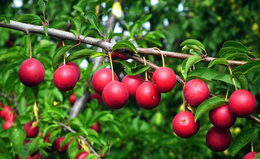
%> input picture Project 6/fruit on tree.tif, 260 x 159 px, shrunk from 1200 x 733 before the run
$ octave Project_6.m   (GNU Octave 9; MATLAB toolbox functions it lacks are replaced by stand-ins)
%> lines starting %> are read from the running program, lines starting %| are printed output that depends on the picture
image = imread('fruit on tree.tif');
%> image is the input picture: size 159x260x3 uint8; mean R, G, B 82.4, 92.5, 45.2

R = (image(:, :, 1));
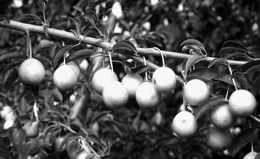
%> R: size 159x260 uint8; min 0, max 255, mean 82.4
G = (image(:, :, 2));
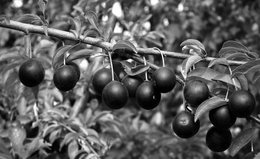
%> G: size 159x260 uint8; min 0, max 255, mean 92.5
B = (image(:, :, 3));
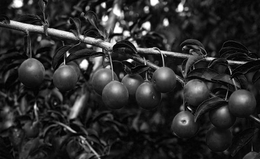
%> B: size 159x260 uint8; min 0, max 255, mean 45.2

x = size(image,1);
%> x = 159
y = size(image,2);
%> y = 260

%% Otsu's method
intensity(1:256) = 0;
sigma_g_square(1:256) = 0;
for i = 0:255
    for j = 1:x
        for k = 1:y
            if (R(j, k) == i)
                intensity(i+1) =  intensity(i+1) + 1;
            end
        end
    end
end
%> after the loop, intensity = 256 values, max 583 at index 248, min 6 at index 255, mean 161.5

for T = 0:255
    p = intensity(1:256)/(x*y);
    P1 = 0;
    P2 = 0;
    for i = 0:T
        P1 = P1 + p(i+1);
    end
    P2 = 1-P1;

    m1 = 0;
    m2 = 0;
    for i = 0:T
        m1 = m1 + i*p(i+1);
    end
    m1 = m1./P1;
    for i = T+1:255
        m2 = m2 + i*p(i+1);
    end
    m2 = m2./P2;
    mg = P1*m1 + P2*m2;

    for i = 0:255
        sigma_g_square(T+1) = sigma_g_square(T+1) + ((i-mg)^2)*p(i+1);
    end

    sigma_b_square(T+1) = P1*((m1-mg)^2) + P2*((m2-mg)^2);
end
%> this loop made 256 passes
%> (P2, m1, m2) on passes 1 to 3: (0.998, 0, 82.59), (0.995, 0.505, 82.78), (0.993, 1.05, 83)
%> after the loop, sigma_b_square = 256 values, max 3591.4 at index 125, min -1.51e-12 at index 256, mean 2528; sigma_g_square = 256 values, max 4724.4 at index 7, min 4724.4 at index 1, mean 4724.4
figure, bar([0:255], sigma_b_square);
%> after `bar([0:255], sigma_b_square)`:
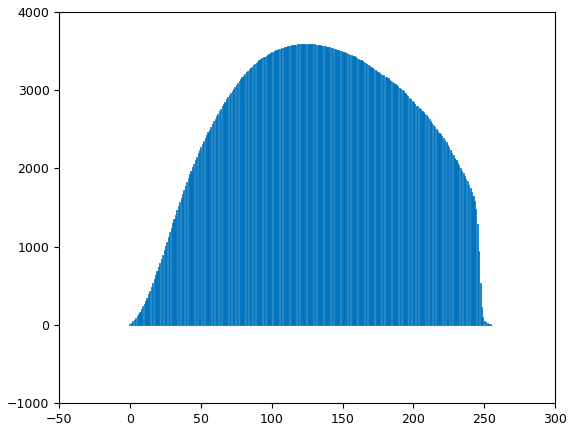
%> figure redrawn from the program's plot data; tallest bar 3591.4 high, from x = 123.6 to 124.4
[M, k] = max(sigma_b_square);
%> M = 3591.4; k = 125
A = sigma_b_square(k)./sigma_g_square(k);
%> A = 0.76

image_after_Otsu=zeros(size(image));
for i = 1:x
    for j = 1:y
        if (R(i, j) > k)
            image_after_Otsu(i, j, 1) = image(i, j, 1);
            image_after_Otsu(i, j, 2) = image(i, j, 2);
            image_after_Otsu(i, j, 3) = image(i, j, 3);
        else
            image_after_Otsu(i, j, 1) = 0.5*255;
            image_after_Otsu(i, j, 2) = 0.5*255;
            image_after_Otsu(i, j, 3) = 0.5*255;
        end
    end
end
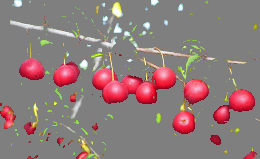
%> image_after_Otsu: size 159x260x3 double; mean R, G, B 142.4, 123.7, 123.1

figure, imshow(uint8(image_after_Otsu)), title("Image After Otsu's Method");

%% K-maans
for threshold=[1,5,10]
    L = zeros(size(image));
    [L(:, :, 1),C1] = imsegkmeans(R,2, 'Threshold', threshold);
    [L(:, :, 2),C2] = imsegkmeans(G,2, 'Threshold', threshold);
    [L(:, :, 3),C3] = imsegkmeans(B,2, 'Threshold', threshold);


    for i = 1:x
        for j = 1:y
            if (L(i, j, 1) == 2)
                L(i, j, 1) = R(i, j);
            else
                L(i, j, 1) = 0.5*255;
            end

            if (L(i, j, 2) == 2)
                L(i, j, 2) = G(i, j);
            else
                L(i, j, 2) = 0.5*255;
            end

            if(L(i, j, 3) == 2)
                L(i, j, 3) = B(i, j);
            else
                L(i, j, 3) = 0.5*255;
            end
        end
    end
    s = sprintf("k-means Clustering with Threshold = %d",threshold);
    figure, imshow(uint8(L)), title(s);
end
%> this loop made 3 passes
%> (C2, C3) on passes 1 to 3: ([57; 145], [29; 137]), ([57; 145], [29; 139]), ([145; 57], [29; 139])
%> pass 1, `imshow(uint8(L))`:
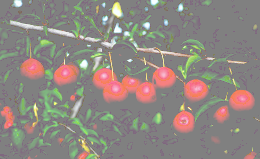
%> displayed picture: size 159x260x3, on the screen's scale of 0 to 255; mean R, G, B 142.8, 134.9, 129.4
%> after the loop:
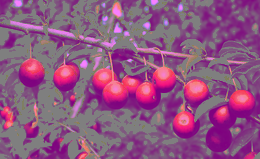
%> L: size 159x260x3 double; mean R, G, B 142.4, 85.4, 129.2
